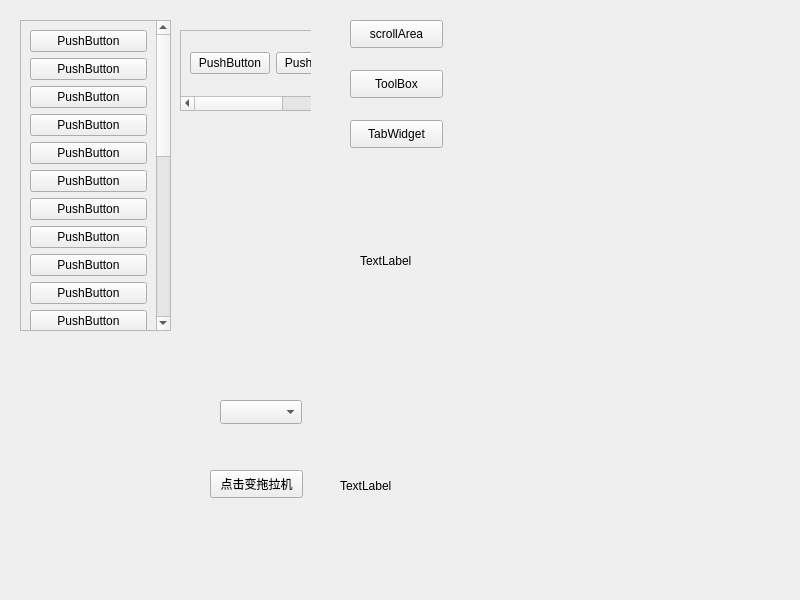
<?xml version="1.0" encoding="UTF-8"?>
<ui version="4.0">
 <class>Widget</class>
 <widget class="QWidget" name="Widget">
  <property name="geometry">
   <rect>
    <x>0</x>
    <y>0</y>
    <width>800</width>
    <height>600</height>
   </rect>
  </property>
  <property name="windowTitle">
   <string>Widget</string>
  </property>
  <widget class="QStackedWidget" name="stackedWidget">
   <property name="geometry">
    <rect>
     <x>-10</x>
     <y>20</y>
     <width>321</width>
     <height>361</height>
    </rect>
   </property>
   <property name="currentIndex">
    <number>0</number>
   </property>
   <widget class="QWidget" name="page_4">
    <widget class="QScrollArea" name="scrollArea">
     <property name="geometry">
      <rect>
       <x>30</x>
       <y>0</y>
       <width>151</width>
       <height>311</height>
      </rect>
     </property>
     <property name="widgetResizable">
      <bool>true</bool>
     </property>
     <widget class="QWidget" name="scrollAreaWidgetContents_3">
      <property name="geometry">
       <rect>
        <x>0</x>
        <y>-484</y>
        <width>132</width>
        <height>890</height>
       </rect>
      </property>
      <layout class="QVBoxLayout" name="verticalLayout">
       <item>
        <widget class="QPushButton" name="pushButton">
         <property name="text">
          <string>PushButton</string>
         </property>
        </widget>
       </item>
       <item>
        <widget class="QPushButton" name="pushButton_25">
         <property name="text">
          <string>PushButton</string>
         </property>
        </widget>
       </item>
       <item>
        <widget class="QPushButton" name="pushButton_24">
         <property name="text">
          <string>PushButton</string>
         </property>
        </widget>
       </item>
       <item>
        <widget class="QPushButton" name="pushButton_3">
         <property name="text">
          <string>PushButton</string>
         </property>
        </widget>
       </item>
       <item>
        <widget class="QPushButton" name="pushButton_2">
         <property name="text">
          <string>PushButton</string>
         </property>
        </widget>
       </item>
       <item>
        <widget class="QPushButton" name="pushButton_7">
         <property name="text">
          <string>PushButton</string>
         </property>
        </widget>
       </item>
       <item>
        <widget class="QPushButton" name="pushButton_6">
         <property name="text">
          <string>PushButton</string>
         </property>
        </widget>
       </item>
       <item>
        <widget class="QPushButton" name="pushButton_5">
         <property name="text">
          <string>PushButton</string>
         </property>
        </widget>
       </item>
       <item>
        <widget class="QPushButton" name="pushButton_4">
         <property name="text">
          <string>PushButton</string>
         </property>
        </widget>
       </item>
       <item>
        <widget class="QPushButton" name="pushButton_8">
         <property name="text">
          <string>PushButton</string>
         </property>
        </widget>
       </item>
       <item>
        <widget class="QPushButton" name="pushButton_11">
         <property name="text">
          <string>PushButton</string>
         </property>
        </widget>
       </item>
       <item>
        <widget class="QPushButton" name="pushButton_10">
         <property name="text">
          <string>PushButton</string>
         </property>
        </widget>
       </item>
       <item>
        <widget class="QPushButton" name="pushButton_9">
         <property name="text">
          <string>PushButton</string>
         </property>
        </widget>
       </item>
       <item>
        <widget class="QPushButton" name="pushButton_23">
         <property name="text">
          <string>PushButton</string>
         </property>
        </widget>
       </item>
       <item>
        <widget class="QPushButton" name="pushButton_22">
         <property name="text">
          <string>PushButton</string>
         </property>
        </widget>
       </item>
       <item>
        <widget class="QPushButton" name="pushButton_21">
         <property name="text">
          <string>PushButton</string>
         </property>
        </widget>
       </item>
       <item>
        <widget class="QPushButton" name="pushButton_20">
         <property name="text">
          <string>PushButton</string>
         </property>
        </widget>
       </item>
       <item>
        <widget class="QPushButton" name="pushButton_19">
         <property name="text">
          <string>PushButton</string>
         </property>
        </widget>
       </item>
       <item>
        <widget class="QPushButton" name="pushButton_18">
         <property name="text">
          <string>PushButton</string>
         </property>
        </widget>
       </item>
       <item>
        <widget class="QPushButton" name="pushButton_17">
         <property name="text">
          <string>PushButton</string>
         </property>
        </widget>
       </item>
       <item>
        <widget class="QPushButton" name="pushButton_16">
         <property name="text">
          <string>PushButton</string>
         </property>
        </widget>
       </item>
       <item>
        <widget class="QPushButton" name="pushButton_15">
         <property name="text">
          <string>PushButton</string>
         </property>
        </widget>
       </item>
       <item>
        <widget class="QPushButton" name="pushButton_14">
         <property name="text">
          <string>PushButton</string>
         </property>
        </widget>
       </item>
       <item>
        <widget class="QPushButton" name="pushButton_13">
         <property name="text">
          <string>PushButton</string>
         </property>
        </widget>
       </item>
       <item>
        <widget class="QPushButton" name="pushButton_12">
         <property name="text">
          <string>PushButton</string>
         </property>
        </widget>
       </item>
      </layout>
     </widget>
    </widget>
    <widget class="QScrollArea" name="scrollArea_2">
     <property name="geometry">
      <rect>
       <x>190</x>
       <y>10</y>
       <width>231</width>
       <height>81</height>
      </rect>
     </property>
     <property name="widgetResizable">
      <bool>true</bool>
     </property>
     <widget class="QWidget" name="scrollAreaWidgetContents_4">
      <property name="geometry">
       <rect>
        <x>0</x>
        <y>0</y>
        <width>615</width>
        <height>62</height>
       </rect>
      </property>
      <layout class="QHBoxLayout" name="horizontalLayout">
       <item>
        <widget class="QPushButton" name="pushButton_33">
         <property name="text">
          <string>PushButton</string>
         </property>
        </widget>
       </item>
       <item>
        <widget class="QPushButton" name="pushButton_32">
         <property name="text">
          <string>PushButton</string>
         </property>
        </widget>
       </item>
       <item>
        <widget class="QPushButton" name="pushButton_30">
         <property name="text">
          <string>PushButton</string>
         </property>
        </widget>
       </item>
       <item>
        <widget class="QPushButton" name="pushButton_29">
         <property name="text">
          <string>PushButton</string>
         </property>
        </widget>
       </item>
       <item>
        <widget class="QPushButton" name="pushButton_28">
         <property name="text">
          <string>PushButton</string>
         </property>
        </widget>
       </item>
       <item>
        <widget class="QPushButton" name="pushButton_27">
         <property name="text">
          <string>PushButton</string>
         </property>
        </widget>
       </item>
      </layout>
     </widget>
    </widget>
   </widget>
   <widget class="QWidget" name="page_5">
    <widget class="QToolBox" name="toolBox">
     <property name="geometry">
      <rect>
       <x>70</x>
       <y>40</y>
       <width>151</width>
       <height>221</height>
      </rect>
     </property>
     <property name="currentIndex">
      <number>2</number>
     </property>
     <widget class="QWidget" name="page">
      <property name="geometry">
       <rect>
        <x>0</x>
        <y>0</y>
        <width>151</width>
        <height>119</height>
       </rect>
      </property>
      <attribute name="label">
       <string>家人</string>
      </attribute>
      <widget class="QPushButton" name="pushButton_34">
       <property name="geometry">
        <rect>
         <x>20</x>
         <y>40</y>
         <width>93</width>
         <height>28</height>
        </rect>
       </property>
       <property name="text">
        <string>PushButton</string>
       </property>
      </widget>
     </widget>
     <widget class="QWidget" name="page_3">
      <attribute name="label">
       <string>黑名单</string>
      </attribute>
     </widget>
     <widget class="QWidget" name="page_2">
      <property name="geometry">
       <rect>
        <x>0</x>
        <y>0</y>
        <width>151</width>
        <height>119</height>
       </rect>
      </property>
      <attribute name="label">
       <string>朋友</string>
      </attribute>
     </widget>
    </widget>
   </widget>
   <widget class="QWidget" name="page_6">
    <widget class="QTabWidget" name="tabWidget">
     <property name="geometry">
      <rect>
       <x>100</x>
       <y>50</y>
       <width>311</width>
       <height>80</height>
      </rect>
     </property>
     <property name="currentIndex">
      <number>2</number>
     </property>
     <property name="documentMode">
      <bool>true</bool>
     </property>
     <property name="tabsClosable">
      <bool>true</bool>
     </property>
     <widget class="QWidget" name="tab">
      <attribute name="title">
       <string>谷歌</string>
      </attribute>
     </widget>
     <widget class="QWidget" name="tab_2">
      <attribute name="title">
       <string>百度</string>
      </attribute>
     </widget>
     <widget class="QWidget" name="tab_3">
      <attribute name="title">
       <string>小网站</string>
      </attribute>
     </widget>
    </widget>
   </widget>
  </widget>
  <widget class="QPushButton" name="btn_scrollArea">
   <property name="geometry">
    <rect>
     <x>350</x>
     <y>20</y>
     <width>93</width>
     <height>28</height>
    </rect>
   </property>
   <property name="text">
    <string>scrollArea</string>
   </property>
  </widget>
  <widget class="QPushButton" name="btn_ToolBox">
   <property name="geometry">
    <rect>
     <x>350</x>
     <y>70</y>
     <width>93</width>
     <height>28</height>
    </rect>
   </property>
   <property name="text">
    <string>ToolBox</string>
   </property>
  </widget>
  <widget class="QPushButton" name="btn_TabWidget">
   <property name="geometry">
    <rect>
     <x>350</x>
     <y>120</y>
     <width>93</width>
     <height>28</height>
    </rect>
   </property>
   <property name="text">
    <string>TabWidget</string>
   </property>
  </widget>
  <widget class="QComboBox" name="comboBox">
   <property name="geometry">
    <rect>
     <x>220</x>
     <y>400</y>
     <width>82</width>
     <height>24</height>
    </rect>
   </property>
  </widget>
  <widget class="QPushButton" name="btn_select">
   <property name="geometry">
    <rect>
     <x>210</x>
     <y>470</y>
     <width>93</width>
     <height>28</height>
    </rect>
   </property>
   <property name="text">
    <string>点击变拖拉机</string>
   </property>
  </widget>
  <widget class="QLabel" name="lbl_Image">
   <property name="geometry">
    <rect>
     <x>360</x>
     <y>160</y>
     <width>201</width>
     <height>201</height>
    </rect>
   </property>
   <property name="text">
    <string>TextLabel</string>
   </property>
  </widget>
  <widget class="QLabel" name="lbl_movie">
   <property name="geometry">
    <rect>
     <x>340</x>
     <y>400</y>
     <width>231</width>
     <height>171</height>
    </rect>
   </property>
   <property name="text">
    <string>TextLabel</string>
   </property>
  </widget>
 </widget>
 <resources/>
 <connections/>
</ui>
